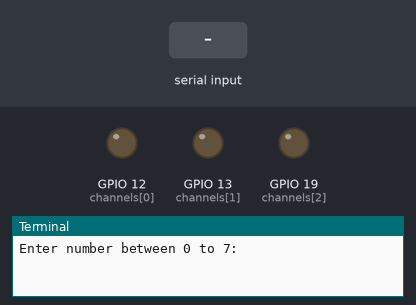
This program was run on a simulated Raspberry Pi (BCM pin numbers). Parts: output pins drawn as LEDs (lit = HIGH), the last lines printed to the terminal. The test bench sets the inputs (shaded band).

Above: at 1.2 s.
1.3 s: "5" typed at the terminal, then Enter
At 2.5 s:
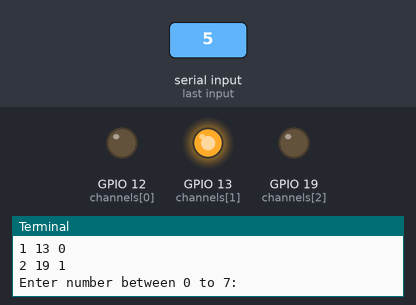
2.8 s: "1" typed at the terminal, then Enter
At 3.8 s:
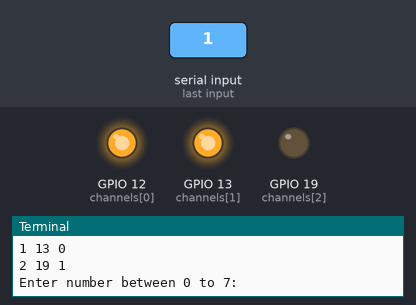
4.3 s: "0" typed at the terminal, then Enter
At 4.9 s:
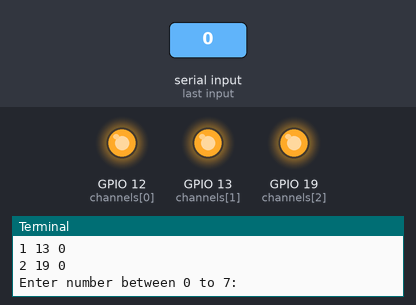
Timing chart, 0 to 7.3 s (numbered marks = the images above; inputs shaded):
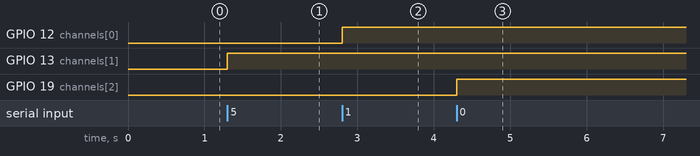

Measured:
- after the input at 1.3 s, GPIO 13 (channels[1]): LOW → HIGH at once
- after the input at 2.8 s, GPIO 12 (channels[0]): LOW → HIGH at once
- after the input at 4.3 s, GPIO 19 (channels[2]): LOW → HIGH at once

The program:

rgb.py
```python
import RPi.GPIO as GPIO
from time import sleep
GPIO.setmode(GPIO.BCM)

channels=[12,13,19]
for c in channels:
    GPIO.setup(c,GPIO.OUT)

try:
    while True:
        try:
            num = int(input("Enter number between 0 to 7:"))
            if num < 0 or num > 7:
                print("Enter number in correct range....")
                continue
            print("you entered "+str(num))

            rgb = format(num,'03b')

            for i,c in enumerate(channels):
                print(i,c,rgb[i])
                GPIO.output(c,not bool(int(rgb[i])))

        except ValueError:
            print("Invalid input, try again....")
except KeyboardInterrupt:
    GPIO.cleanup()
    print("Stopping.....")
```
